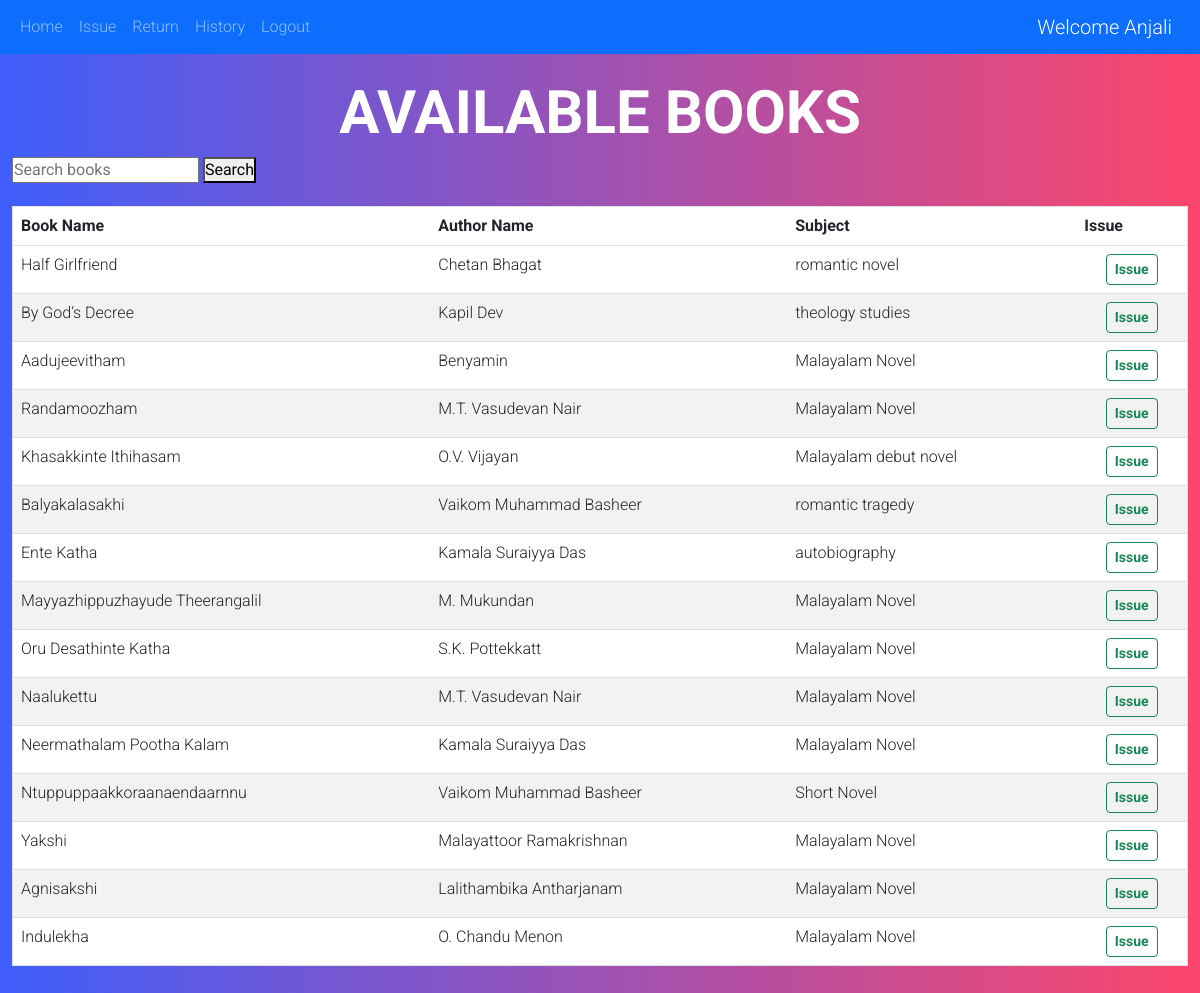
Page /issue (signed in) on the earlier database version.
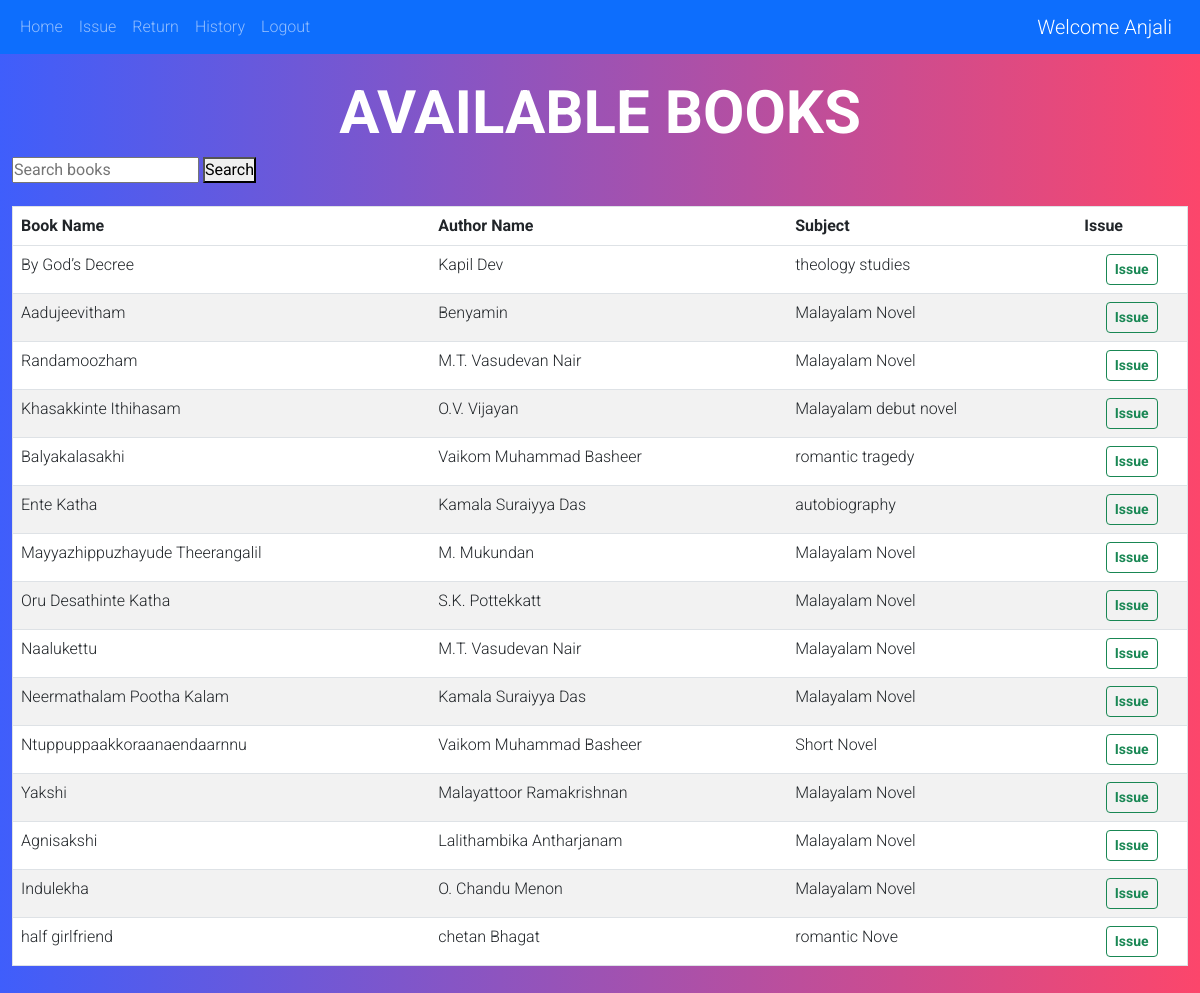
Same page on the later database version.
### libraryapp/models.py (models this page shows, shortened)
class Book(models.Model):
    book_name = models.CharField(max_length=150)
    author_name = models.CharField(max_length=200)
    subject = models.CharField(max_length=2000)
    class Meta:
        unique_together = ('book_name','author_name')

### libraryapp/views.py (the view)
# urls.py: path('issue',views.issue,name='issue'),
@login_required(login_url='login')
def issue(request):
    data = Book.objects.all()
    books = None
    search_data = None
    if request.method == 'POST':
        book_id = request.POST['book_id']
        current_book = Book.objects.get(id=book_id)
        issue_item = IssuedItem.objects.create(user_id=request.user, book_id=current_book)
        issue_item.save()
        messages.success(request, 'Book issued successfully.')
    if request.method == 'GET':
        search = request.GET.get('query')
        if search:
            search_data = Book.objects.filter(book_name__icontains=search)
        else:
            my_items = IssuedItem.objects.filter(user_id=request.user, return_date__isnull=True).values_list('book_id')
            books = Book.objects.exclude(id__in=my_items)
    return render(request, 'issue_item.html', {'books': books, 'data': search_data})

### templates/issue_item.html (shortened to what this page needs)
<!DOCTYPE html>
<html lang="en">
{% load static %}
<head>
    <link href="https://cdn.jsdelivr.net/npm/bootstrap@5.2.3/dist/css/bootstrap.min.css" rel="stylesheet"
>
</head>
<body>
    <nav class="navbar navbar-expand-lg bg-body-light,navbar navbar-dark bg-primary">
        <div class="container-fluid">
            <div class="collapse navbar-collapse" id="navbarSupportedContent">
                <ul class="navbar-nav me-auto mb-2 mb-lg-0">
                    {% if not user.is_authenticated %}
                    <li class="nav-item">
                        <a class="nav-link" href="/">Login</a>
                    </li>
                    <li class="nav-item">
                        <a class="nav-link" href="register">Register</a>
                    </li>
                    {% else %}
                    <li class="nav-item">
                        <a class="nav-link" href="home">Home</a>
                    </li>
                    <li class="nav-item">
                        <a class="nav-link" href="issue">Issue</a>
                    </li>
                    <li class="nav-item">
                        <a class="nav-link" href="return_item">Return</a>
                    </li>
                    <li class="nav-item">
                        <a class="nav-link" href="history">History</a>
                    </li>
                    <li class="nav-item">
                        <a class="nav-link" href="logout">Logout</a>
                    </li>
                    {% endif %}
                </ul>
            </div>
            {% if user.is_authenticated %}
            <a class="navbar-brand" href="#">Welcome {{request.user.first_name}}</a>
            {% endif %}
        </div>
    </nav>
    <main>
        <section class="hero-section" id="hero">
            <div class="container">
                <center>
                    <br />
                    <h1 class="display-5 fw-bold">Available Books</h1>
                </center>
    <form method="GET" action="{% url 'issue' %}">
        <input type="text" name="query" placeholder="Search books">
        <button type="submit">Search</button>
    </form>
    <br>
    <table class="table">
        <thead class="thead-dark">
            <tr>
                <th scope="col">Book Name</th>
                <th scope="col">Author Name</th>
                <th scope="col">Subject</th>
                <th scope="col">Issue</th>
            </tr>
        </thead>
        <tbody id="table_data">
            {% if data %}
                {% for book in data %}
                <tr>
                    <td>{{ book.book_name }}</td>
                    <td>{{ book.author_name }}</td>
                    <td>{{ book.subject }}</td>
                    <td>
                        <center>
                            <form action="{% url 'issue' %}" method="post">
                                {% csrf_token %}
                                <input type="hidden" name="book_id" value="{{ book.id }}" />
                                <button type="submit" class="btn btn-outline-success btn-sm">
                                    <b>Issue</b>
                                </button>
                            </form>
                        </center>
                    </td>
                </tr>
                {% endfor %}
            {% elif books %}
                {% for book in books %}
                <tr>
                    <td>{{ book.book_name }}</td>
                    <td>{{ book.author_name }}</td>
                    <td>{{ book.subject }}</td>
                    <td>
                        <center>
                            <form action="{% url 'issue' %}" method="post">
                                <button type="submit" class="btn btn-outline-success btn-sm">
                                    <b>Issue</b>
                                </button>
                            </form>
                        </center>
                    </td>
                </tr>
                {% endfor %}
            {% endif %}
        </tbody>
    </table>
            </div>
        </section>
    </main>
</body>
</html>

Differences in the rows shown:
no longer on this page (row unchanged): Book: book_name "Half Girlfriend", author_name "Chetan Bhagat", subject "romantic novel"
added Book: book_name "half girlfriend", author_name "chetan Bhagat", subject "romantic Nove"
